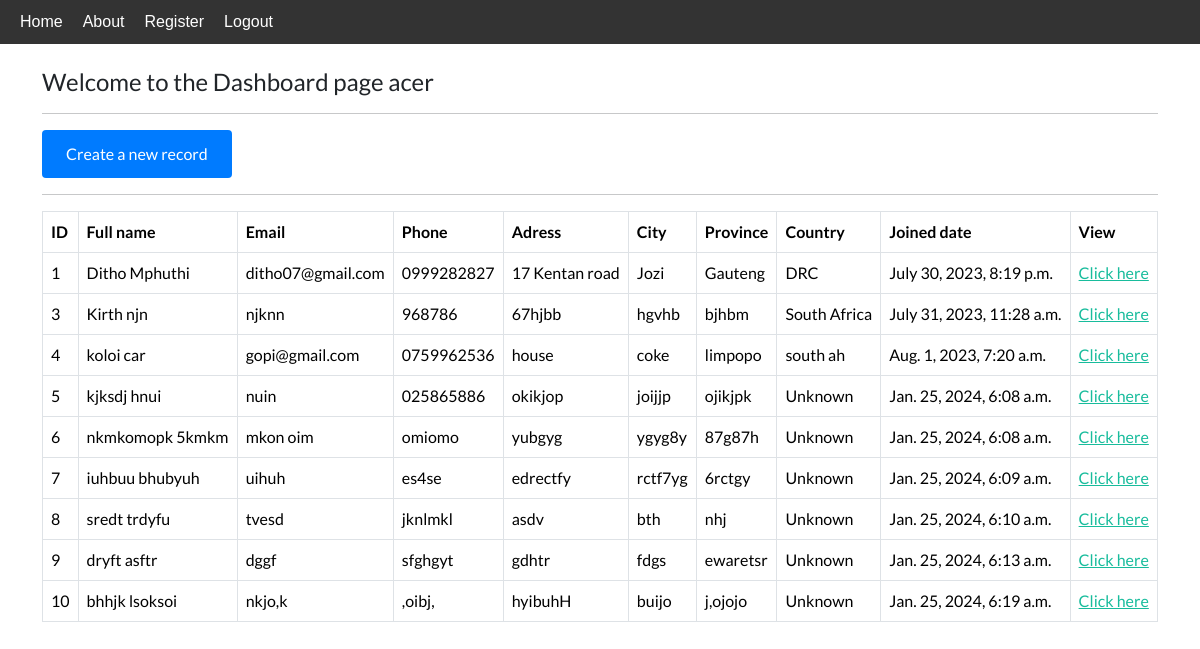
The page /dashboard (signed in) on the database its author committed.
### webapp2/models.py (models this page shows, shortened)
class Record(models.Model):
    date_created = models.DateTimeField(auto_now_add=True)
    first_name = models.CharField(max_length=100)
    last_name = models.CharField(max_length=100)
    email = models.CharField(max_length=25)
    phone = models.CharField(max_length=11)
    address = models.CharField(max_length=250)
    city = models.CharField(max_length=12)
    province = models.CharField(max_length=12)
    country = models.CharField(max_length=50, default='Unknown')

### webapp2/views.py (the view)
# urls.py: path('dashboard', views.dashboard, name="dashboard"),
@login_required(login_url='my-login')
def dashboard(request):
    my_records = Record.objects.all()
    context = {'my_records':my_records}
    return render(request, 'webapp2/dashboard.html', context=context)

### webapp2/templates/webapp2/dashboard.html
{% extends 'webapp2/base.html' %}
{% block content %}
    <h4> Welcome to the Dashboard page {{user}}</h4>
    <hr>
    <a class="btn btn-outline-primary btn-sn" href="{% url 'create-record' %}"> Create a new record</a>
    <hr>
    <table class="table table-hover table-bordered">
        <thead class="tbale-dark">
            <tr>
                <th scope="col"> ID </th>
                <th scope="col"> Full name </th>
                <th scope="col"> Email </th>
                <th scope="col"> Phone </th>
                <th scope="col"> Adress </th>
                <th scope="col"> City</th>
                <th scope="col"> Province </th>
                <th scope="col"> Country </th>
                <th scope="col"> Joined date</th>
                <th scope="col"> View </th>
            </tr>
        </thead>
        <tbody>
        {% if my_records %}
            {% for record in my_records %}
            <tr>
                <td> {{record.id}}</td>
                <td> {{record.first_name}}  {{record.last_name}} </td>
                <td> {{record.email}}</td>
                <td> {{record.phone}}</td>
                <td> {{record.address}}</td>
                <td> {{record.city}}</td>
                <td> {{record.province}}</td>
                <td> {{record.country}}</td>
                <td> {{record.date_created}}</td>
                <td> <a href="{% url 'view-record' record.id %}"> Click here </a></td>
            </tr>
            {% endfor %}
        </tbody>
        {% endif %}
    </table>
{% endblock %}

### webapp2/templates/webapp2/base.html (shortened to what this page needs)
{% load static %}
<!DOCTYPE html>
<html>
    <head>
        <link rel="stylesheet" type="text/css" href="https://bootswatch.com/5/flatly/bootstrap.min.css">
        <link rel="stylesheet" type="text/css" href="{% static 'css/styles.css' %}">
    </head>
    <body>
        {% include 'webapp2/nav-bar.html' %}
        <div class="container">
            <br>
            {% block content %}
            {% endblock %}
        </div>
    </body>
</html>

### webapp2/templates/webapp2/nav-bar.html (shortened to what this page needs)
<!DOCTYPE html>
<html>
<head>
</head>
<body>
  <nav>
    <ul>
      <li><a href="{% url '' %}">Home</a></li>
      <li><a href="{% url 'about' %}">About</a></li>
      <li><a href="{% url 'register' %}">Register</a></li>
      {% if user.is_authenticated %}
        <li><a href="{% url 'my-logout' %}">Logout</a></li>
      {% else %}
        <li><a href="{% url 'my-login' %}">Login</a></li>
      {% endif %}
    </ul>
  </nav>
</body>
</html>

### static/css/styles.css (style rules this page uses)
.btn { padding: 12px 24px; border-radius: 4px; font-size: 16px; color: #fff; background-color: #007bff; border: none; cursor: pointer; }

### webapp2/templates/webapp2/nav-bar.html (style rules this page uses)
body { margin: 0; padding: 0; }
nav { background-color: #333; padding: 10px 20px; font-family: Arial, sans-serif; color: white; }
nav ul { list-style: none; margin: 0; padding: 0; display: flex; }
nav li { margin-right: 20px; }
nav a { text-decoration: none; color: white; }

### rows shown on the page
Record: id "1", first_name "Ditho", last_name "Mphuthi", email "ditho07@gmail.com", phone "0999282827", address "17 Kentan road", city "Jozi", province "Gauteng", country "DRC", date_created "July 30, 2023, 8:19 p.m."
Record: id "3", first_name "Kirth", last_name "njn", email "njknn", phone "968786", address "67hjbb", city "hgvhb", province "bjhbm", country "South Africa", date_created "July 31, 2023, 11:28 a.m."
Record: id "4", first_name "koloi", last_name "car", email "gopi@gmail.com", phone "0759962536", address "house", city "coke", province "limpopo", country "south ah", date_created "Aug. 1, 2023, 7:20 a.m."
Record: id "5", first_name "kjksdj", last_name "hnui", email "nuin", phone "025865886", address "okikjop", city "joijjp", province "ojikjpk", country "Unknown", date_created "Jan. 25, 2024, 6:08 a.m."
Record: id "6", first_name "nkmkomopk", last_name "5kmkm", email "mkon oim", phone "omiomo", address "yubgyg", city "ygyg8y", province "87g87h", country "Unknown", date_created "Jan. 25, 2024, 6:08 a.m."
Record: id "7", first_name "iuhbuu", last_name "bhubyuh", email "uihuh", phone "es4se", address "edrectfy", city "rctf7yg", province "6rctgy", country "Unknown", date_created "Jan. 25, 2024, 6:09 a.m."
Record: id "8", first_name "sredt", last_name "trdyfu", email "tvesd", phone "jknlmkl", address "asdv", city "bth", province "nhj", country "Unknown", date_created "Jan. 25, 2024, 6:10 a.m."
Record: id "9", first_name "dryft", last_name "asftr", email "dggf", phone "sfghgyt", address "gdhtr", city "fdgs", province "ewaretsr", country "Unknown", date_created "Jan. 25, 2024, 6:13 a.m."
Record: id "10", first_name "bhhjk", last_name "lsoksoi", email "nkjo,k", phone ",oibj,", address "hyibuhH", city "buijo", province "j,ojojo", country "Unknown", date_created "Jan. 25, 2024, 6:19 a.m."

### other values the page prints
{{ user }} "acer"
